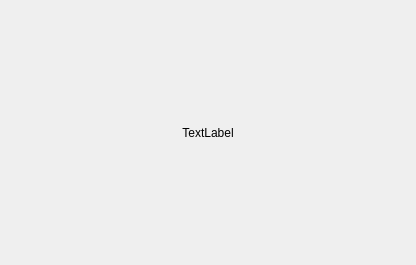
<?xml version="1.0" encoding="UTF-8"?>
<ui version="4.0">
 <class>Form</class>
 <widget class="QWidget" name="Form">
  <property name="geometry">
   <rect>
    <x>0</x>
    <y>0</y>
    <width>416</width>
    <height>265</height>
   </rect>
  </property>
  <property name="windowTitle">
   <string>Form</string>
  </property>
  <layout class="QVBoxLayout" name="verticalLayout">
   <item>
    <widget class="QLabel" name="label">
     <property name="text">
      <string>TextLabel</string>
     </property>
     <property name="scaledContents">
      <bool>true</bool>
     </property>
     <property name="alignment">
      <set>Qt::AlignCenter</set>
     </property>
    </widget>
   </item>
  </layout>
 </widget>
 <resources/>
 <connections/>
</ui>
